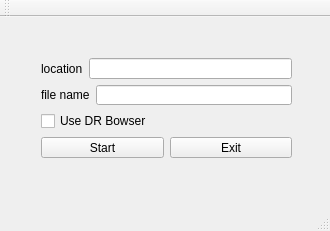
<?xml version="1.0" encoding="UTF-8"?>
<ui version="4.0">
 <class>GUIClass</class>
 <widget class="QMainWindow" name="GUIClass">
  <property name="geometry">
   <rect>
    <x>0</x>
    <y>0</y>
    <width>330</width>
    <height>231</height>
   </rect>
  </property>
  <property name="windowTitle">
   <string>GUI</string>
  </property>
  <widget class="QWidget" name="centralWidget">
   <widget class="QWidget" name="verticalLayoutWidget_2">
    <property name="geometry">
     <rect>
      <x>30</x>
      <y>30</y>
      <width>273</width>
      <height>121</height>
     </rect>
    </property>
    <layout class="QVBoxLayout" name="verticalLayout_2">
     <item>
      <layout class="QHBoxLayout" name="horizontalLayout_2">
       <item>
        <widget class="QLabel" name="label_2">
         <property name="text">
          <string>location</string>
         </property>
        </widget>
       </item>
       <item>
        <widget class="QLineEdit" name="locationLineEdit"/>
       </item>
      </layout>
     </item>
     <item>
      <layout class="QHBoxLayout" name="horizontalLayout">
       <item>
        <widget class="QLabel" name="label">
         <property name="text">
          <string>file name</string>
         </property>
        </widget>
       </item>
       <item>
        <widget class="QLineEdit" name="fileLineEdit"/>
       </item>
      </layout>
     </item>
     <item>
      <widget class="QCheckBox" name="bowserCheckBox">
       <property name="text">
        <string>Use DR Bowser</string>
       </property>
      </widget>
     </item>
     <item>
      <layout class="QHBoxLayout" name="horizontalLayout_4">
       <item>
        <widget class="QPushButton" name="startButton">
         <property name="text">
          <string>Start</string>
         </property>
        </widget>
       </item>
       <item>
        <widget class="QPushButton" name="exitButton">
         <property name="text">
          <string>Exit</string>
         </property>
        </widget>
       </item>
      </layout>
     </item>
    </layout>
   </widget>
  </widget>
  <widget class="QMenuBar" name="menuBar">
   <property name="geometry">
    <rect>
     <x>0</x>
     <y>0</y>
     <width>330</width>
     <height>22</height>
    </rect>
   </property>
  </widget>
  <widget class="QToolBar" name="mainToolBar">
   <attribute name="toolBarArea">
    <enum>TopToolBarArea</enum>
   </attribute>
   <attribute name="toolBarBreak">
    <bool>false</bool>
   </attribute>
  </widget>
  <widget class="QStatusBar" name="statusBar"/>
 </widget>
 <layoutdefault spacing="6" margin="11"/>
 <resources>
  <include location="gui.qrc"/>
 </resources>
 <connections>
  <connection>
   <sender>exitButton</sender>
   <signal>clicked()</signal>
   <receiver>GUIClass</receiver>
   <slot>close()</slot>
   <hints>
    <hint type="sourcelabel">
     <x>300</x>
     <y>177</y>
    </hint>
    <hint type="destinationlabel">
     <x>372</x>
     <y>285</y>
    </hint>
   </hints>
  </connection>
  <connection>
   <sender>startButton</sender>
   <signal>clicked()</signal>
   <receiver>GUIClass</receiver>
   <slot>initImg()</slot>
   <hints>
    <hint type="sourcelabel">
     <x>101</x>
     <y>162</y>
    </hint>
    <hint type="destinationlabel">
     <x>50</x>
     <y>197</y>
    </hint>
   </hints>
  </connection>
 </connections>
 <slots>
  <slot>initImg()</slot>
 </slots>
</ui>
